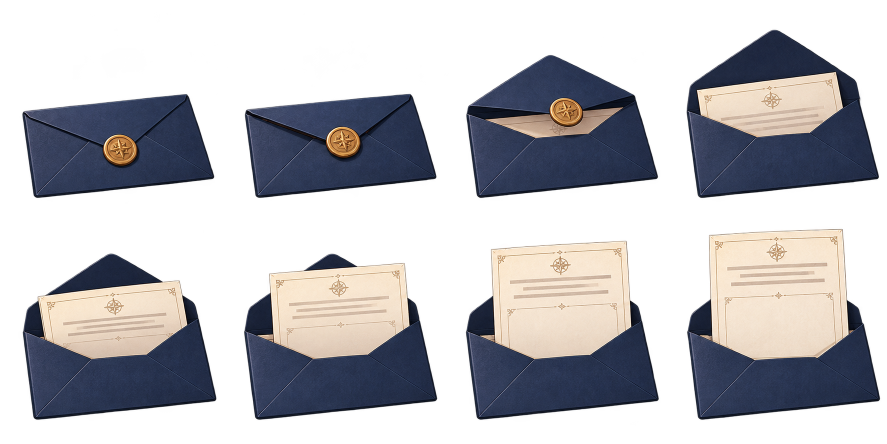
#> input picture galmaegiman-confirmed/art/gpt/registration-v1/resources/application-envelope-atlas.png, 1774 x 887 px (shown at 1/2 size)
$ python make-icons.py ../art/gpt/registration-v1/resources/application-envelope-atlas.png
#> lines starting #> are read from the running program, lines starting #| are printed output that depends on the picture
# 갈매미 큰 그림(GPT 할 일 7, art/gpt/app_icon.png) 하나로 모든 아이콘·시작 화면 다시 만들기
# 사용: python3 -I scripts/make-icons.py art/gpt/app_icon.png
#  - 사이트: public/gull.png(128), favicon-32, icon-192/512(투명), icon-192/512-maskable(파란 바탕, 가운데 안전 영역)
#  - 안드로이드 앱: mipmap-*/ic_launcher(둥근 사각)·_round(원)·_foreground(적응형 아이콘 앞면), drawable*/splash(시작 화면)
#  - 구글 플레이 아이콘: app/store/play-icon-512.png (512×512, 파란 바탕 꽉 채움 — 모서리는 플레이가 둥글게 깎음)
import sys, os
from PIL import Image, ImageDraw

root = os.path.dirname(os.path.dirname(os.path.abspath(__file__)))
BLUE, BEIGE = (43, 124, 196, 255), (247, 240, 227, 255)
src = Image.open(sys.argv[1]).convert('RGBA')
#> src is the input picture: PIL image 1774x887 RGBA; mean R, G, B, A 49.7, 49.3, 53.6, 114.6
art = src.crop(src.getchannel('A').point(lambda v: 255 if v > 24 else 0).getbbox())
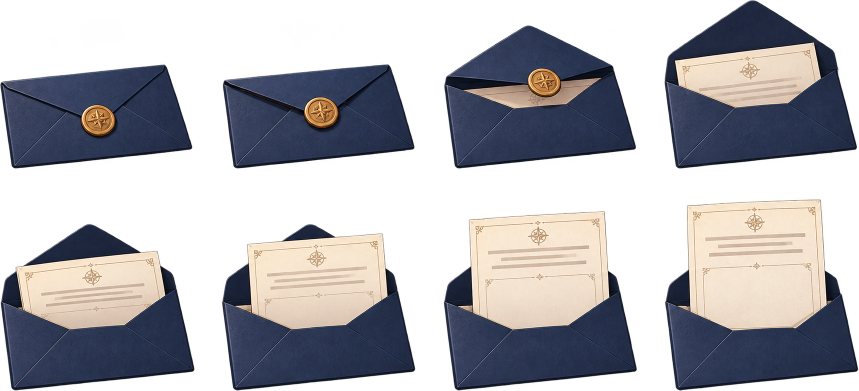
#> art: PIL image 1717x781 RGBA (shown at 1/2 size); mean R, G, B, A 58.4, 57.9, 62.9, 134.4; transparent parts drawn white

def fit(size, frac, bg=None, shape=None):
    """size×size 판 가운데에 그림을 frac 비율로. bg가 있으면 바탕(shape: square·rounded·circle)"""
#> called with size = 128, frac = 1
    im = Image.new('RGBA', (size, size))
#> im: PIL image 128x128 RGBA; every value is 0
    if bg:
        m = Image.new('L', (size, size)); d = ImageDraw.Draw(m)
        if shape == 'circle': d.ellipse((0, 0, size - 1, size - 1), fill=255)
        elif shape == 'rounded': d.rounded_rectangle((0, 0, size - 1, size - 1), radius=size // 6, fill=255)
        else: d.rectangle((0, 0, size, size), fill=255)
        im.paste(Image.new('RGBA', (size, size), bg), (0, 0), m)
    a = art.copy(); a.thumbnail((round(size * frac), round(size * frac)), Image.LANCZOS)
    im.alpha_composite(a, ((size - a.width) // 2, (size - a.height) // 2))
    return im

def save(im, rel):
    p = os.path.join(root, rel); os.makedirs(os.path.dirname(p), exist_ok=True); im.save(p, optimize=True); print(rel, im.size)

save(fit(128, 1.0), 'public/gull.png')
save(fit(32, 1.0), 'public/favicon-32.png')
#> in fit (call 2), `im = Image.new('RGBA', (size, size))`: im: PIL image 32x32 RGBA; every value is 0
for n in (192, 512):
    save(fit(n, 0.96), f'public/icon-{n}.png')
    save(fit(n, 0.62, BLUE), f'public/icon-{n}-maskable.png')
#> this loop made 2 passes
#> pass 1, in save (call 3), `p = os.path.join(root, rel)`:
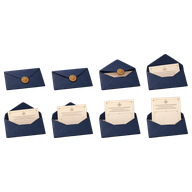
#> saved as icon-192.png: PIL image 192x192 RGBA; mean R, G, B, A 25.8, 25.9, 28.4, 56.4; transparent parts drawn white
#> pass 1, in save (call 4), `p = os.path.join(root, rel)`:
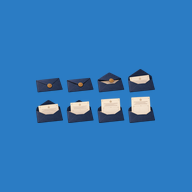
#> saved as icon-192-maskable.png: PIL image 192x192 RGBA; mean R, G, B, A 48.9, 122.4, 188.5, 255
save(fit(512, 0.78, BLUE), 'app/store/play-icon-512.png')
#> in fit (call 7), `im = Image.new('RGBA', (size, size))`: im: PIL image 512x512 RGBA; every value is 0
#> in fit (call 7), `m = Image.new('L', (size, size))`: m: PIL image 512x512 L; every value is 0
#> in fit (call 7), `im.paste(Image.new('RGBA', (size, size), bg), (0, 0), m)`:
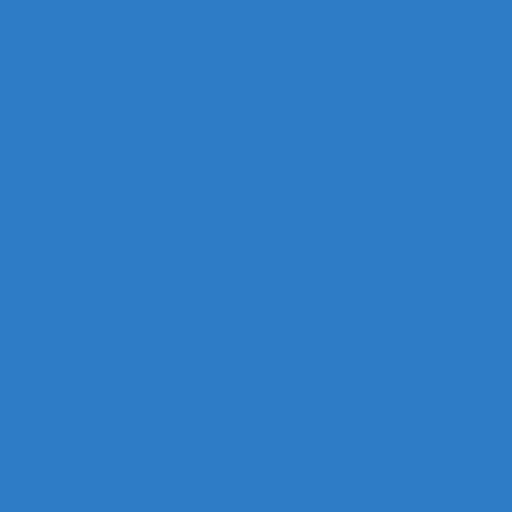
#> im: PIL image 512x512 RGBA; mean R, G, B, A 43, 124, 196, 255
#> in fit (call 7), `a.thumbnail((round(size * frac), round(size * frac)), Image.LANCZOS)`:
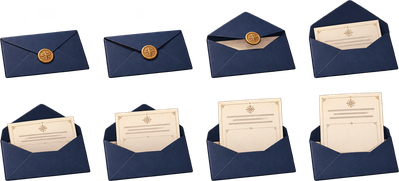
#> a: PIL image 399x181 RGBA; mean R, G, B, A 58.7, 58.2, 63.2, 134.5; transparent parts drawn white
#> in fit (call 7), `im.alpha_composite(a, ((size - a.width) // 2, (size - a.height) // 2))`:
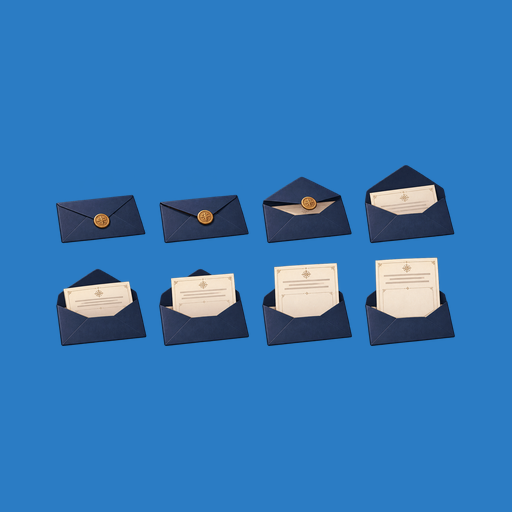
#> im: PIL image 512x512 RGBA; mean R, G, B, A 52.2, 121.4, 184.2, 255

res = 'app/android/app/src/main/res'
for name, px in (('mdpi', 48), ('hdpi', 72), ('xhdpi', 96), ('xxhdpi', 144), ('xxxhdpi', 192)):
    save(fit(px, 0.80, BLUE, 'rounded'), f'{res}/mipmap-{name}/ic_launcher.png')
    save(fit(px, 0.74, BLUE, 'circle'), f'{res}/mipmap-{name}/ic_launcher_round.png')
    # 적응형 아이콘 앞면: 108dp 중 가운데 66dp만 늘 보임 → 그림은 약 58%
    save(fit(px * 9 // 4, 0.58), f'{res}/mipmap-{name}/ic_launcher_foreground.png')
#> this loop made 5 passes
#> pass 1, in save (call 9), `p = os.path.join(root, rel)`:
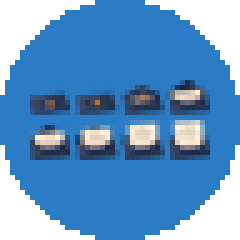
#> saved as ic_launcher_round.png: PIL image 48x48 RGBA (shown 5 times larger); mean R, G, B, A 42.3, 94.9, 142.9, 199.7; transparent parts drawn white

def splash(w, h):
    im = Image.new('RGBA', (w, h), BEIGE); s = round(min(w, h) * 0.32)
    a = art.copy(); a.thumbnail((s, s), Image.LANCZOS); im.alpha_composite(a, ((w - a.width) // 2, (h - a.height) // 2))
    return im.convert('RGB')
for d in sorted(os.listdir(os.path.join(root, res))):
    p = os.path.join(root, res, d, 'splash.png')
    if os.path.exists(p):
        w, h = Image.open(p).size; save(splash(w, h), f'{res}/{d}/splash.png')
